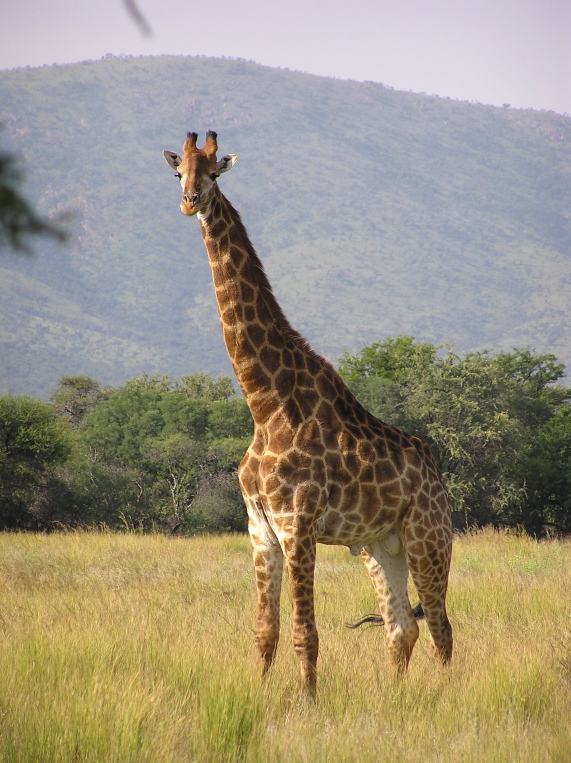
#> input picture project/user-defined-fcn/giraffe.jpg, 1712 x 2288 px, given in place of the camera (shown at 1/3 size)
$ python threshold_speed_comparison.py
#> lines starting #> are read from the running program, lines starting #| are printed output that depends on the picture; after the words box and inside, x2 and y2 are one past the last pixel; in counts of white or black regions, pixels touching at a corner belong together
import cv2
import time
from collections import deque
import numpy as np

def threshold(gray, T):
    bw = np.zeros_like(gray)
    for i in range(gray.shape[0]): # satırları tara
        for j in range(gray.shape[1]): # sütünlarını tara
            if (gray[i,j] > T):
                bw[i,j] = 255
    return bw

cap = cv2.VideoCapture(0)
T = 60 # threshold value
k = 0 # frame index
fps = deque(maxlen=100)
timePrevious = time.time() # initialize previous time
while True:
    ret, frame = cap.read()
#> frame is the input picture: shape (2288, 1712, 3); mean B, G, R 125.4, 146.3, 155.1
    k += 1
    frameGray = cv2.cvtColor(frame, cv2.COLOR_BGR2GRAY)
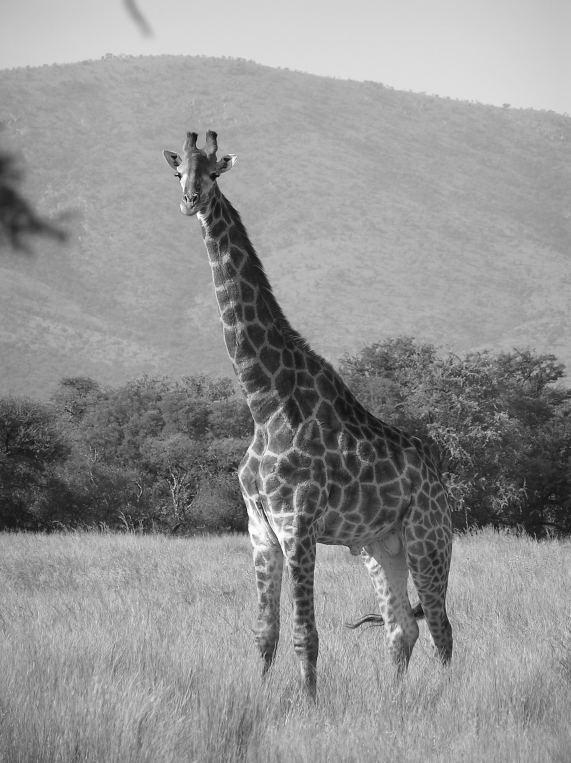
#> frameGray: shape (2288, 1712) (shown at 1/3 size); min 1, max 255, mean 146.6
    T, frameBW = cv2.threshold(frameGray, T, 255, cv2.THRESH_BINARY)
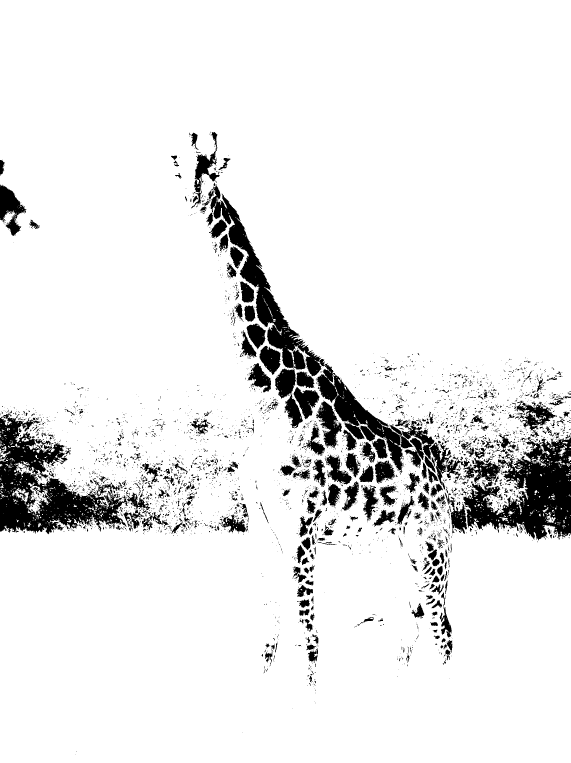
#> frameBW: shape (2288, 1712) (shown at 1/3 size); 91.4% white; 4222 black regions (3653 under 20 px), largest, box (x1, y1, x2, y2) and area: (0, 1239, 384, 1603) 56986, (1389, 1311, 1712, 1621) 55129, (607, 552, 1212, 1418) 52772
#> T = 60
    # frameBW = threshold(frameGray, T)
    timeCurrent = time.time()
    fpsCurrent = 1 / (timeCurrent - timePrevious)
    fps.appendleft(fpsCurrent)
    fpsAvg = np.mean(fps)
    # cv2.imshow('renkli', frame)
    # cv2.imshow('gri tonlu', frameGray)
    frameBWbgr = cv2.cvtColor(frameBW, cv2.COLOR_GRAY2BGR)
    frameBWbgr = cv2.putText(frameBWbgr, 'Avg FPS = %.2f' %fpsAvg, (30,50), 1, 2, (0,255,0), 2, 0)
#> frameBWbgr: shape (2288, 1712, 3); mean B, G, R 233.1, 233.2, 233.1
    s = 0.5
    frame = cv2.resize(frame, (int(s*frame.shape[1]), int(s*frame.shape[0])), 0)
#> frame: shape (1144, 856, 3)
    frameGray = cv2.resize(frameGray, (int(s*frameGray.shape[1]), int(s*frameGray.shape[0])), 0)
#> frameGray: shape (1144, 856)
    frameBWbgr = cv2.resize(frameBWbgr, (int(s*frameBW.shape[1]), int(s*frameBW.shape[0])), 0)
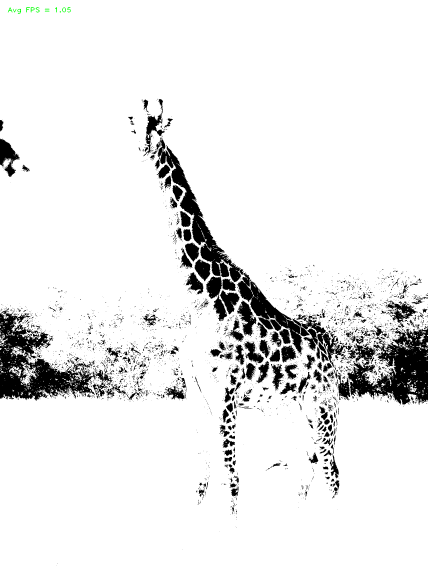
#> frameBWbgr: shape (1144, 856, 3) (shown at 1/2 size); mean B, G, R 233.1, 233.2, 233.1
    cv2.imshow('renkli', frame)
    cv2.imshow('gri tonlu', frameGray)
    cv2.imshow('siyah beyaz (T=%i)' %T, frameBWbgr)
    print('Frame #%i    FPS = %.2f    avg FPS = %.2f' %(k,fpsCurrent, fpsAvg))
    timePrevious = timeCurrent
    if cv2.waitKey(1) & 0xFF == ord('q'): # eğer bir an bile q'ya basarsa
#> (key q is pressed here)
        break
cap.release()
cv2.destroyAllWindows()
